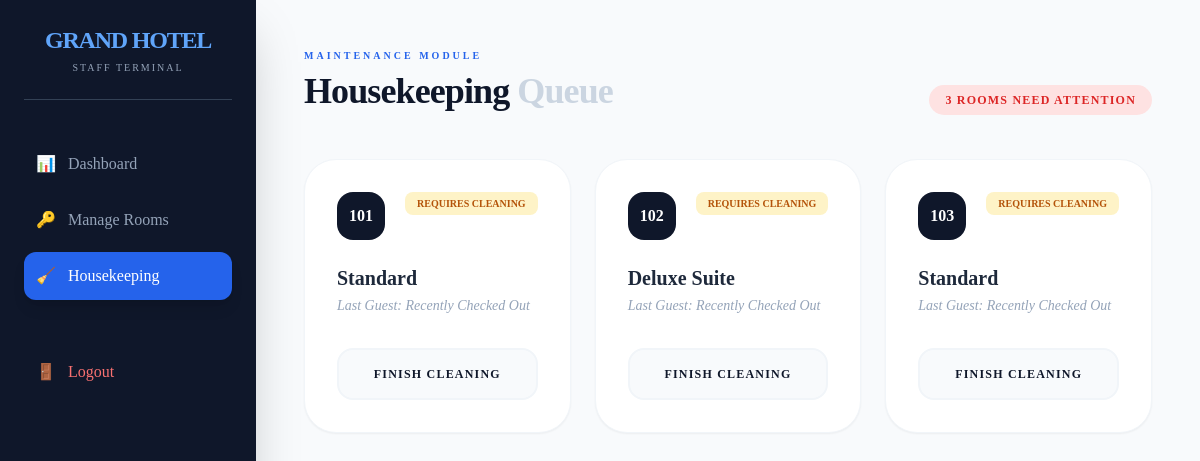
/housekeeping.php (signed in), run on the app's committed database.
### tables this page shows
CREATE TABLE `rooms` (
  `room_id` int(11) NOT NULL,
  `room_number` varchar(10) NOT NULL,
  `room_type` varchar(50) DEFAULT NULL,
  `housekeeping_status` enum('Clean','Dirty','Inspecting') DEFAULT 'Clean',
  `price_per_night` decimal(10,2) DEFAULT NULL,
  `description` text DEFAULT NULL,
  `photo` varchar(255) DEFAULT NULL
);

### housekeeping.php (the view, shortened to what this page needs)
<?php
include('db.php');
$dirty_rooms = mysqli_query($conn, "SELECT * FROM rooms WHERE housekeeping_status = 'Dirty' ORDER BY room_number ASC");
?>
<!DOCTYPE html>
<html lang="en">
<head>
    <script src="https://cdn.tailwindcss.com"></script>
</head>
<body class="bg-slate-50 flex min-h-screen font-['Plus_Jakarta_Sans']">
    <div class="w-64 bg-slate-900 text-white p-6 fixed h-full shadow-2xl">
        <div class="mb-10 border-b border-slate-700 pb-6 text-center">
            <h1 class="text-2xl font-black text-blue-400 tracking-tighter">GRAND HOTEL</h1>
            <p class="text-[10px] text-slate-400 uppercase tracking-[0.2em] mt-1">Staff Terminal</p>
        </div>
        <nav class="space-y-2">
            <a href="dashboard.php" class="flex items-center p-3 rounded-xl hover:bg-slate-800 transition text-slate-400">
                <span class="mr-3">📊</span> Dashboard
            </a>
            <a href="manage_rooms.php" class="flex items-center p-3 rounded-xl hover:bg-slate-800 transition text-slate-400">
                <span class="mr-3">🔑</span> Manage Rooms
            </a>
            <a href="housekeeping.php" class="flex items-center p-3 rounded-xl bg-blue-600 shadow-lg text-white transition">
                <span class="mr-3">🧹</span> Housekeeping
            </a>
            <div class="pt-10">
                <a href="logout.php" class="flex items-center p-3 rounded-xl text-red-400 hover:bg-red-500/10 transition">
                    <span class="mr-3">🚪</span> Logout
                </a>
            </div>
        </nav>
    </div>
    <main class="flex-1 ml-64 p-12">
        <header class="flex justify-between items-end mb-12">
            <div>
                <p class="text-[10px] font-black text-blue-600 uppercase tracking-[0.3em] mb-2">Maintenance Module</p>
                <h2 class="text-4xl font-black text-slate-900 tracking-tight">Housekeeping <span class="text-slate-300">Queue</span></h2>
            </div>
            <div class="text-right">
                <span class="bg-red-100 text-red-600 px-4 py-2 rounded-full text-xs font-bold uppercase tracking-widest">
                    <?php echo mysqli_num_rows($dirty_rooms); ?> Rooms Need Attention
                </span>
            </div>
        </header>
        <div class="grid grid-cols-1 md:grid-cols-2 lg:grid-cols-3 gap-6">
            <?php if(mysqli_num_rows($dirty_rooms) > 0): ?>
                <?php while($room = mysqli_fetch_assoc($dirty_rooms)): ?>
                    <div class="bg-white rounded-[2rem] p-8 shadow-sm border border-slate-100 hover:shadow-xl transition-all duration-300 group">
                        <div class="flex justify-between items-start mb-6">
                            <div class="w-12 h-12 bg-slate-900 text-white rounded-2xl flex items-center justify-center font-black">
                                <?php echo $room['room_number']; ?>
                            </div>
                            <span class="bg-amber-100 text-amber-700 px-3 py-1 rounded-lg text-[10px] font-black uppercase">Requires Cleaning</span>
                        </div>
                        <div class="mb-8">
                            <h3 class="text-xl font-bold text-slate-800"><?php echo $room['room_type']; ?></h3>
                            <p class="text-slate-400 text-sm mt-1 italic">Last Guest: Recently Checked Out</p>
                        </div>
                        <a href="?mark_clean=<?php echo $room['room_id']; ?>"
                           class="block w-full text-center bg-slate-50 text-slate-900 border-2 border-slate-100 py-4 rounded-2xl font-black uppercase tracking-widest text-xs group-hover:bg-emerald-500 group-hover:text-white group-hover:border-emerald-500 transition-all">
                           Finish Cleaning
                        </a>
                    </div>
                <?php endwhile; ?>
            <?php endif; ?>
        </div>
    </main>
</body>
</html>

### data on the page
rooms: room_number "101", room_type "Standard"
rooms: room_number "102", room_type "Deluxe Suite"
rooms: room_number "103", room_type "Standard"

### other printed values
mysqli_num_rows($dirty_rooms) "3"
